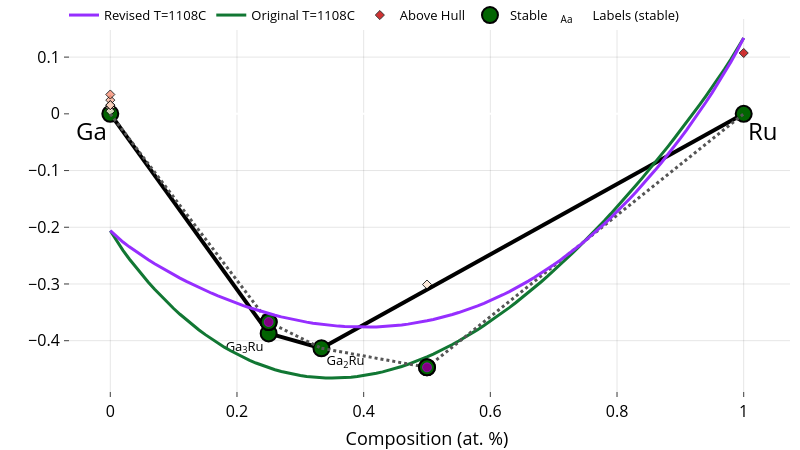

Notebook source saved alongside this figure:
### Code cell
from pymatgen.analysis.phase_diagram import PDPlotter, PhaseDiagram, PDEntry  # The PMG PDPlotter source code is modified here
pdp = PDPlotter(bl.dft_ch)
from gliquid.binary import t_sym, a_sym, b_sym, c_sym, d_sym, xb_sym
import sympy as sp

t_eval_c = 1108
t_eval = t_eval_c + 273.15

def get_g_curve(A=0, B=0, C=0, D=0, T=0, name="") -> go.Scatter:
    """
    Args:
        A, B, C, D (float): Non-ideal mixing parameters.
        T (float): Temperature in Kelvin.

    Returns:
        go.Scatter: Plotly scatter trace for the Gibbs free energy curve.
    """
    g = bl.eqs['g_liquid'].subs({t_sym: T, a_sym: A, b_sym: B, c_sym: C, d_sym: D})
    gliq_vals = sp.lambdify(xb_sym, g, 'numpy')(_x_vals[1:-1]) if g.has(xb_sym) else [0] * len(_x_vals[1:-1])
    ga = np.float64(bl.eqs['ga'].subs({t_sym: T}) / 96485)
    gb = np.float64(bl.eqs['gb'].subs({t_sym: T}) / 96485)
    if name == "":
        name += "Liquid T=" + str(int(T-273.15)) + "C"

    return go.Scatter(
        x=_x_vals,
        y=[ga] + [g / 96485 for g in gliq_vals] + [gb],
        mode='lines',
        name=name
    )

fig = pdp.get_plot()
fig.add_trace(get_g_curve(A=pred_params[0], B=pred_params[1], C=pred_params[2], D=pred_params[3],
                          T=t_eval, name=f"Original T={t_eval_c}C").update(line=dict(color='#117733', width=3)))

print("Phase energies at t_eval (eV/atom):")
for p in bl.phases:
    if 'enthalpy' in p:
        print(p['name'] + f" @ t_eval ({t_eval})", (p['enthalpy'] - p.get('entropy', 0)*t_eval)/96485.0)

allpoints = [[p['comp'], (p['enthalpy'] - p.get('entropy', 0)*t_eval)/96485.0] for p in bl.phases[:-1]]
newpoints = [[p['comp'], (p['enthalpy'] - p.get('entropy', 0)*t_eval)/96485.0] 
             for p in bl.phases[:-1] if p.get('entropy', 0) != 0]
oldpoints = [[p['comp'], (p['enthalpy'] - p.get('entropy', 0)*t_eval)/96485.0] 
             for p in bl.phases[:-1] if p.get('entropy', 0) != 0]

# Plot connecting lines between all points
for i in range(len(allpoints) - 1):
    fig.add_trace(go.Scatter(
        x=[allpoints[i][0], allpoints[i+1][0]],
        y=[allpoints[i][1], allpoints[i+1][1]],
        mode='lines',
        line=dict(color='#555555', dash='dot', width=3),
        showlegend=False
    ))

# Fix the data structure - remove the extra brackets
fig.add_trace(go.Scatter(
    x=[p[0] for p in newpoints],
    y=[p[1] for p in newpoints],
    mode='markers',
    marker=dict(color="purple", size=16, symbol='circle', line=dict(width=2, color='black')),
    showlegend=False
))

fig.add_trace(go.Scatter(
    x=[p[0] for p in oldpoints],
    y=[p[1] for p in oldpoints],
    mode='markers',
    marker=dict(color="darkgreen", size=16, symbol='circle', line=dict(width=2, color='black')),
    showlegend=False
))

# Add smaller purple circles inside the darkgreen circles
fig.add_trace(go.Scatter(
    x=[p[0] for p in oldpoints],
    y=[p[1] for p in oldpoints],
    mode='markers',
    marker=dict(color="purple", size=9, symbol='circle', line=dict(width=0.5, color='#Be03Fd')),
    showlegend=False
))

fig.add_trace(get_g_curve(A=adj_params[0], B=adj_params[1], C=adj_params[2], D=adj_params[3],
                          T=t_eval, name=f"Revised T={t_eval_c}C").update(line=dict(color='#962EFF', width=3)))

fig.update_layout(plot_bgcolor='white',
                  paper_bgcolor='white', 
                  xaxis=dict(title=dict(text="Composition (at. %)", font=dict(size=18)),
                            tickfont=dict(color='black'), mirror=False),
                  yaxis=dict(title=dict(text="", font=dict(size=18)),
                            tickfont=dict(color='black'), mirror=False),
                  font=dict(color='black', size=13),  # Sets default font color for all text elements
                  width=800, height=450)

fig.show()
# fig_dict = fig.to_dict()
# fig_dict['layout'].pop('annotations', None)
# fig_dict['layout'].pop('title', None)
# fig_dict['layout']['xaxis'].pop('title', None)
# fig_dict['layout']['yaxis'].pop('title', None)
# fig_dict['data'] = [trace for trace in fig_dict['data'] if trace.get('mode') != 'text']
# cleaned = go.Figure(fig_dict)
# cleaned.layout.showlegend = False
# cleaned.layout.xaxis.showticklabels = False
# cleaned.layout.yaxis.showticklabels = False
# cleaned.update_layout(xaxis_range=[-0.03, 1.015])
# cleaned.show()

# figures_dir = cfg.project_root / "figures"
# if os.path.isdir(figures_dir):
#     fig.write_image(figures_dir / "Ga-Ru_chull_overlaid.svg")
#     cleaned.write_image(figures_dir / "Ga-Ru_chull_overlaid_cleaned.svg")
#     print(f"Figures saved to {figures_dir}")

### Figure 1 — Plotly figure (JSON) as saved in the notebook; plotly's stock layout.template omitted (floating-point values rounded to 4 significant figures)
{"data": [{"hoverinfo": "none", "line": {"color": "black", "width": 4}, "mode": "lines", "showlegend": false, "type": "scatter", "x": [0.25, 0, null, 0.3333, 0.25, null, 0.3333, 1, null], "y": [-0.3871, 0, null, -0.4134, -0.3871, null, -0.4134, 0, null]}, {"hoverinfo": "skip", "mode": "text", "name": "Labels (stable)", "opacity": 1, "showlegend": true, "text": ["Ga<sub>3</sub>Ru", "Ga<sub>2</sub>Ru"], "textposition": ["bottom left", "bottom right"], "type": "scatter", "visible": true, "x": [0.242, 0.3413], "y": [-0.4001, -0.4264]}, {"error_y": {"array": [0, 0, 0, 0], "color": "gray", "thickness": 2.5, "type": "data", "width": 5}, "hoverinfo": "text", "hoverlabel": {"font": {"size": 14}}, "hovertext": ["Ga<sub>3</sub>Ru (no ID) <br>  Formation energy: -0.387 eV/atom <br>  (Stable)", "Ga (no ID) <br>  Formation energy: 0.0 eV/atom <br>  (Stable)", "Ga<sub>2</sub>Ru (no ID) <br>  Formation energy: -0.413 eV/atom <br>  (Stable)", "Ru (no ID) <br>  Formation energy: 0.0 eV/atom <br>  (Stable)"], "marker": {"color": "darkgreen", "line": {"color": "black", "width": 2}, "size": 16}, "mode": "markers", "name": "Stable", "opacity": 0.99, "showlegend": true, "type": "scatter", "x": [0.25, 0, 0.3333, 1], "y": [-0.3871, 0, -0.4134, 0]}, {"hoverinfo": "text", "hoverlabel": {"font": {"size": 14}}, "hovertext": ["Ru (no ID) <br>  Formation energy: 0.107 eV/atom <br>  Energy Above Hull: (+0.107 eV/atom)", "Ga (no ID) <br>  Formation energy: 0.024 eV/atom <br>  Energy Above Hull: (+0.024 eV/atom)", "Ga (no ID) <br>  Formation energy: 0.034 eV/atom <br>  Energy Above Hull: (+0.034 eV/atom)", "Ga (no ID) <br>  Formation energy: 0.011 eV/atom <br>  Energy Above Hull: (+0.011 eV/atom)", "Ga (no ID) <br>  Formation energy: 0.012 eV/atom <br>  Energy Above Hull: (+0.012 eV/atom)", "Ga (no ID) <br>  Formation energy: 0.005 eV/atom <br>  Energy Above Hull: (+0.005 eV/atom)", "Ga (no ID) <br>  Formation energy: 0.015 eV/atom <br>  Energy Above Hull: (+0.015 eV/atom)", "Ga (no ID) <br>  Formation energy: 0.015 eV/atom <br>  Energy Above Hull: (+0.015 eV/atom)", "GaRu (no ID) <br>  Formation energy: -0.301 eV/atom <br>  Energy Above Hull: (+0.009 eV/atom)"], "marker": {"color": [0.107, 0.024, 0.034, 0.011, 0.012, 0.005, 0.015, 0.015, 0.009], "colorscale": [[0, "#fff5e3"], [0.5, "#f24324"], [1, "#c40000"]], "line": {"color": "black", "width": 1}, "opacity": 0.8, "size": 7, "symbol": "diamond"}, "mode": "markers", "name": "Above Hull", "showlegend": true, "type": "scatter", "x": [1, 0, 0, 0, 0, 0, 0, 0, 0.5], "y": [0.1073, 0.02417, 0.03406, 0.01134, 0.01168, 0.004823, 0.01527, 0.01539, -0.301]}, {"line": {"color": "#117733", "width": 3}, "mode": "lines", "name": "Original T=1108C", "type": "scatter", "x": [0, 0.01, 0.02, 0.03, 0.04, 0.05, 0.06, 0.07, 0.08, 0.09, 0.1, 0.11, 0.12, 0.13, 0.14, 0.15, 0.16, 0.17, 0.18, 0.19, 0.2, 0.21, 0.22, 0.23, 0.24, 0.25, 0.26, 0.27, 0.28, 0.29, 0.3, 0.31, 0.32, 0.33, 0.34, 0.35, 0.36, 0.37, 0.38, 0.39, 0.4, 0.41, 0.42, 0.43, 0.44, 0.45, 0.46, 0.47, 0.48, 0.49, 0.5, 0.51, 0.52, 0.53, 0.54, 0.55, 0.56, 0.57, 0.58, 0.59, 0.6, 0.61, 0.62, 0.63, 0.64, 0.65, 0.66, 0.67, 0.68, 0.69, 0.7, 0.71, 0.72, 0.73, 0.74, 0.75, 0.76, 0.77, 0.78, 0.79, 0.8, 0.81, 0.82, 0.83, 0.84, 0.85, 0.86, 0.87, 0.88, 0.89, 0.9, 0.91, 0.92, 0.93, 0.94, 0.95, 0.96, 0.97, 0.98, 0.99, 1], "y": [-0.2061, -0.2244, -0.2407, -0.2559, -0.2703, -0.284, -0.297, -0.3094, -0.3212, -0.3325, -0.3432, -0.3534, -0.3631, -0.3723, -0.3811, -0.3893, -0.3971, -0.4044, -0.4113, -0.4178, -0.4238, -0.4294, -0.4346, -0.4393, -0.4437, -0.4476, -0.4512, -0.4543, -0.4571, -0.4595, -0.4615, -0.4631, -0.4643, -0.4652, -0.4658, -0.4659, -0.4658, -0.4652, -0.4644, -0.4631, -0.4616, -0.4597, -0.4575, -0.455, -0.4521, -0.449, -0.4455, -0.4417, -0.4376, -0.4332, -0.4285, -0.4235, -0.4182, -0.4126, -0.4067, -0.4006, -0.3942, -0.3875, -0.3805, -0.3733, -0.3658, -0.358, -0.35, -0.3417, -0.3331, -0.3243, -0.3153, -0.306, -0.2965, -0.2867, -0.2767, -0.2665, -0.256, -0.2453, -0.2344, -0.2232, -0.2119, -0.2003, -0.1884, -0.1764, -0.1641, -0.1517, -0.139, -0.126, -0.1129, -0.09957, -0.086, -0.07221, -0.0582, -0.04395, -0.02948, -0.01476, 0.0002082, 0.01544, 0.03095, 0.04677, 0.06294, 0.0795, 0.09657, 0.1143, 0.1339]}, {"line": {"color": "#555555", "dash": "dot", "width": 3}, "mode": "lines", "showlegend": false, "type": "scatter", "x": [0, 0.25], "y": [0, -0.3671]}, {"line": {"color": "#555555", "dash": "dot", "width": 3}, "mode": "lines", "showlegend": false, "type": "scatter", "x": [0.25, 0.3333], "y": [-0.3671, -0.4134]}, {"line": {"color": "#555555", "dash": "dot", "width": 3}, "mode": "lines", "showlegend": false, "type": "scatter", "x": [0.3333, 0.5], "y": [-0.4134, -0.447]}, {"line": {"color": "#555555", "dash": "dot", "width": 3}, "mode": "lines", "showlegend": false, "type": "scatter", "x": [0.5, 1], "y": [-0.447, 0]}, {"marker": {"color": "purple", "line": {"color": "black", "width": 2}, "size": 16, "symbol": "circle"}, "mode": "markers", "showlegend": false, "type": "scatter", "x": [0.25, 0.5], "y": [-0.3671, -0.447]}, {"marker": {"color": "darkgreen", "line": {"color": "black", "width": 2}, "size": 16, "symbol": "circle"}, "mode": "markers", "showlegend": false, "type": "scatter", "x": [0.25, 0.5], "y": [-0.3671, -0.447]}, {"marker": {"color": "purple", "line": {"color": "#Be03Fd", "width": 0.5}, "size": 9, "symbol": "circle"}, "mode": "markers", "showlegend": false, "type": "scatter", "x": [0.25, 0.5], "y": [-0.3671, -0.447]}, {"line": {"color": "#962EFF", "width": 3}, "mode": "lines", "name": "Revised T=1108C", "type": "scatter", "x": [0, 0.01, 0.02, 0.03, 0.04, 0.05, 0.06, 0.07, 0.08, 0.09, 0.1, 0.11, 0.12, 0.13, 0.14, 0.15, 0.16, 0.17, 0.18, 0.19, 0.2, 0.21, 0.22, 0.23, 0.24, 0.25, 0.26, 0.27, 0.28, 0.29, 0.3, 0.31, 0.32, 0.33, 0.34, 0.35, 0.36, 0.37, 0.38, 0.39, 0.4, 0.41, 0.42, 0.43, 0.44, 0.45, 0.46, 0.47, 0.48, 0.49, 0.5, 0.51, 0.52, 0.53, 0.54, 0.55, 0.56, 0.57, 0.58, 0.59, 0.6, 0.61, 0.62, 0.63, 0.64, 0.65, 0.66, 0.67, 0.68, 0.69, 0.7, 0.71, 0.72, 0.73, 0.74, 0.75, 0.76, 0.77, 0.78, 0.79, 0.8, 0.81, 0.82, 0.83, 0.84, 0.85, 0.86, 0.87, 0.88, 0.89, 0.9, 0.91, 0.92, 0.93, 0.94, 0.95, 0.96, 0.97, 0.98, 0.99, 1], "y": [-0.2061, -0.2169, -0.2261, -0.2345, -0.2425, -0.2501, -0.2573, -0.2643, -0.271, -0.2774, -0.2836, -0.2896, -0.2953, -0.3009, -0.3062, -0.3114, -0.3163, -0.3211, -0.3256, -0.33, -0.3342, -0.3381, -0.3419, -0.3455, -0.3489, -0.3521, -0.3551, -0.358, -0.3606, -0.363, -0.3652, -0.3673, -0.3691, -0.3707, -0.3721, -0.3733, -0.3743, -0.3751, -0.3756, -0.376, -0.3761, -0.376, -0.3757, -0.3752, -0.3744, -0.3734, -0.3722, -0.3708, -0.3691, -0.3671, -0.365, -0.3625, -0.3599, -0.3569, -0.3538, -0.3504, -0.3467, -0.3427, -0.3385, -0.334, -0.3293, -0.3243, -0.319, -0.3134, -0.3075, -0.3014, -0.2949, -0.2882, -0.2812, -0.2739, -0.2663, -0.2583, -0.2501, -0.2415, -0.2327, -0.2235, -0.2139, -0.2041, -0.1939, -0.1834, -0.1725, -0.1613, -0.1497, -0.1377, -0.1254, -0.1127, -0.09966, -0.08619, -0.07233, -0.05805, -0.04336, -0.02823, -0.01265, 0.003406, 0.01995, 0.03702, 0.05466, 0.07294, 0.09194, 0.1119, 0.1339]}], "layout": {"annotations": [{"align": "center", "font": {"color": "#000000", "size": 24}, "opacity": 1, "showarrow": false, "text": "Ga", "x": -0.03, "xref": "x", "y": -0.03, "yref": "y"}, {"align": "center", "font": {"color": "#000000", "size": 24}, "opacity": 1, "showarrow": false, "text": "Ru", "x": 1.03, "xref": "x", "y": -0.03, "yref": "y"}], "autosize": true, "coloraxis": {"colorbar": {"x": 1, "y": 0.05, "yanchor": "top"}}, "font": {"color": "black", "size": 13}, "height": 450, "hovermode": "closest", "legend": {"orientation": "h", "tracegroupgap": 7, "traceorder": "reversed", "x": 0, "xanchor": "left", "y": 1.05}, "margin": {"b": 10, "l": 10, "pad": 0, "r": 10, "t": 0}, "paper_bgcolor": "white", "plot_bgcolor": "white", "showlegend": true, "width": 800, "xaxis": {"anchor": "y", "gridcolor": "rgba(0,0,0,0.1)", "mirror": false, "nticks": 8, "showgrid": true, "showline": true, "side": "bottom", "tickfont": {"color": "black", "size": 16}, "ticks": "inside", "title": {"font": {"color": "#000000", "size": 18}, "text": "Composition (at. %)"}, "type": "linear", "zeroline": false}, "yaxis": {"anchor": "x", "gridcolor": "rgba(0,0,0,0.1)", "mirror": false, "showgrid": true, "showline": true, "side": "left", "tickfont": {"color": "black", "size": 16}, "ticks": "inside", "title": {"font": {"color": "#000000", "size": 18}, "text": ""}, "type": "linear"}}}
